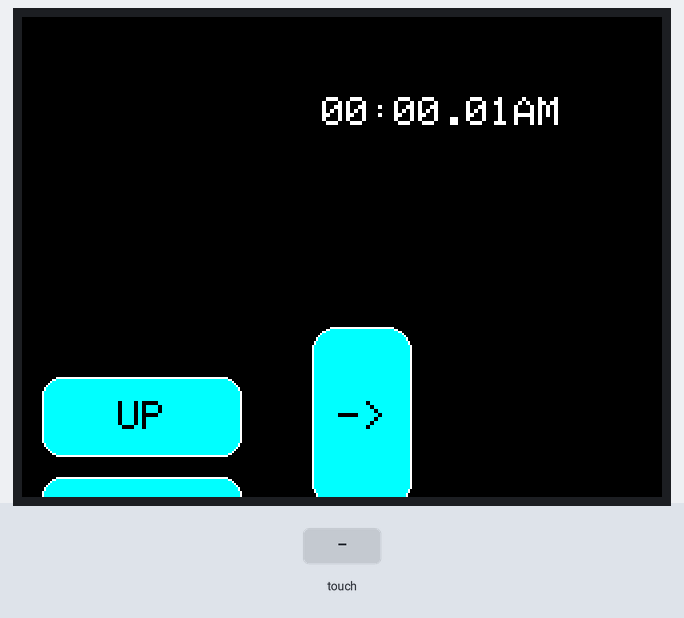
A sketch run on a simulated Arduino Uno, built with avr-gcc and run on an emulated ATmega328P. On the bench: 320×240 colour display. The test bench sets the inputs (shaded band). What the sketch prints to the serial monitor is not drawn.

Above: at 1.4 s.
1.5 s: touch panel pressed at 13 % / 10 % of its raw x / y range
At 2.8 s:
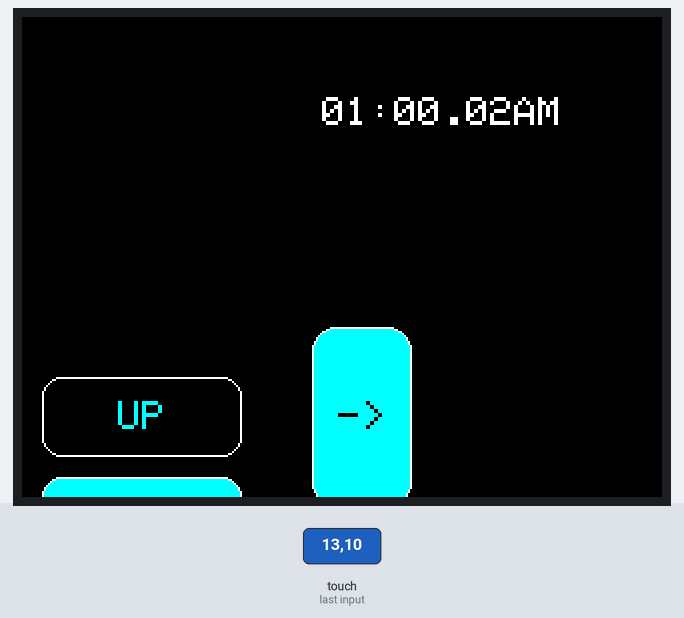
At 4.8 s:
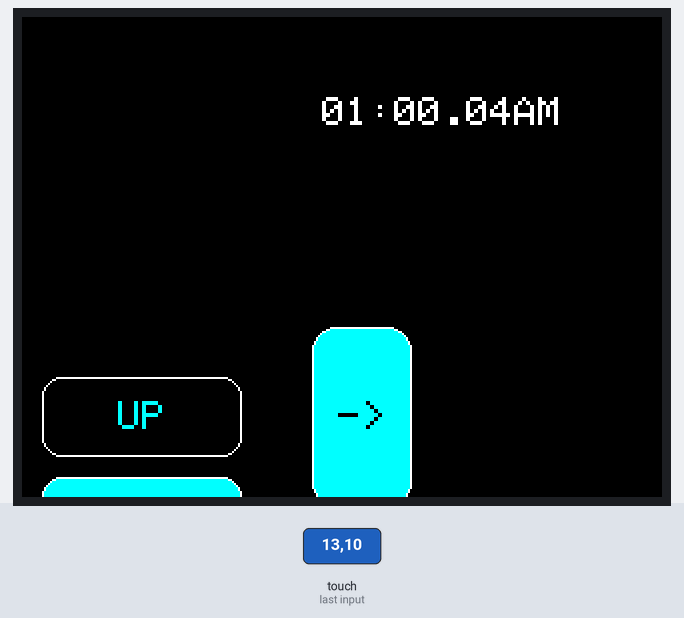
Timing chart, 0 to 6.3 s (numbered marks = the images above; inputs shaded):
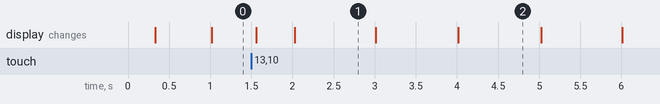

The sketch:

TsLcd_with_stepper.ino
```cpp
#include <Adafruit_GFX.h>
#include <MCUFRIEND_kbv.h>
MCUFRIEND_kbv tft;
#include <TouchScreen.h>
#include <Stepper.h>


// -Stepper Variables-----------------------------------
bool isDispensing = false;
const int stepsPerRevolution = 2038; // Defines the number of steps per rotation

bool moveMotor = false;

int dispense_time = 2500;

// Creates an instance of stepper class
// Pins entered in sequence IN1-IN3-IN2-IN4 for proper step sequence
Stepper myStepper = Stepper(stepsPerRevolution, 10, 12,11, 13);


// -Display Variables-----------------------------------

// Show Screen ----> 0=home, 1=Menu, 2=setDispenseTime, 3=deleteDispenseTime,
// 4=DispenseTime, 5=SetClock, 6=about
int show_screen = 0;

bool islistening = false; // true=listeningFunction, false=setUpFunction

// -Screen Variables-----------------------------------
//touch sensitivity for press
#define MINPRESSURE 10
#define MAXPRESSURE 1000

// set the display settings
const int XP = 8, XM = A2, YP = A3, YM = 9; //ID=0x9341
const int TS_LEFT = 906, TS_RT = 92, TS_TOP = 92, TS_BOT = 952;

TouchScreen ts = TouchScreen(XP, YP, XM, YM, 300);

Adafruit_GFX_Button up_btn, down_btn, switch_btn;

int pixel_x, pixel_y;     //Touch_getXY() updates global vars


int count = 0; // for setting HH:MM:ss 0= hours, 1=mins

#define BLACK   0x0000
#define BLUE    0x001F
#define RED     0xF800
#define GREEN   0x07E0
#define CYAN    0x07FF
#define MAGENTA 0xF81F
#define YELLOW  0xFFE0
#define WHITE   0xFFFF


// -Clock Variables-----------------------------------
unsigned long time = 0;
int hour_offset, min_offset, sec_offset = 0;

String getTime(unsigned long tm)
{
  int secs,  mins, hours;
  String secStr, minStr, hourStr, amPmStr;
  bool am_pm = false; // false = am, true = pm;

  secs = ((tm % 3600000) % 60000) / 1000;
  mins = ((tm % 3600000) / 60000) + min_offset;

  while (mins >= 60)
  {
    hour_offset += 1;
    mins -= 60  ;
  }
  hours = (tm / 3600000) + hour_offset;

  if (hours > 12)
  {
    am_pm = am_pm ? false : true;
    hours -= 12;
  }
  else
  {
    am_pm = false;
  }

  hourStr = hours < 9 ? "0" + String(hours) : String(hours);
  minStr = mins < 9 ? "0" + String(mins) : String(mins);
  secStr = mins < 9 ? "0" + String(secs) : String(secs);
  amPmStr = am_pm ? "PM" : "AM";

  return hourStr + ":" + minStr + "." + secStr + amPmStr;
}

void set_hours_plus(){
  hour_offset += 1;
}
void set_hours_minus(){
  hour_offset -= 1;
}
void set_mins_plus(){
  min_offset += 1;
}
void set_mins_minus(){
  min_offset -= 1;
}

bool Touch_getXY(void)
{
    TSPoint p = ts.getPoint();
    pinMode(YP, OUTPUT);      //restore shared pins
    Serial.print("X:");
    Serial.print(p.x);
    Serial.print(", Y:");
    Serial.println(p.y);

    pinMode(XM, OUTPUT);
    digitalWrite(YP, HIGH);   //because TFT control pins
    digitalWrite(XM, HIGH);
    bool pressed = (p.z > MINPRESSURE && p.z < MAXPRESSURE);
    if (pressed) {
        pixel_x = map(p.x, TS_LEFT, TS_RT, tft.width(), 0); //.kbv makes sense to me
        pixel_y = map(p.y, TS_TOP, TS_BOT, tft.height(), 0);
    }
    return pressed;
}

void dispense_food_now() //move_motor
{
  if (isDispensing){
    // Rotate CW 15 RPM
    myStepper.setSpeed(15);
    myStepper.step(stepsPerRevolution);
    delay(dispense_time);
    isDispensing = false;
  }
}

void display_home()
{
  tft.fillScreen(BLACK);
  tft.setTextColor(WHITE, BLACK);
  tft.setTextSize(2);     // System font is 8 pixels.  ht = 8*2=16
  tft.setCursor(150, 40);
  tft.print("00:00");

  up_btn.initButton(&tft,  60, 200, 100, 40, WHITE, CYAN, BLACK, "UP", 2);
  down_btn.initButton(&tft, 60, 250, 100, 40, WHITE, CYAN, BLACK, "DOWN", 2);
  switch_btn.initButton(&tft, 170, 200, 50, 90, WHITE, CYAN, BLACK, "->", 2);

  up_btn.drawButton(false);
  down_btn.drawButton(false);
  switch_btn.drawButton(false);

  tft.fillRect(40, 300, 160, 80, RED);
  tft.setTextColor(WHITE, BLACK);
}

void display_home_listener()
{
  bool down = Touch_getXY();
  Serial.print("touched?:");
  Serial.println(down);
  up_btn.press(down && up_btn.contains(pixel_x, pixel_y));
  down_btn.press(down && down_btn.contains(pixel_x, pixel_y));
  switch_btn.press(down && switch_btn.contains(pixel_x, pixel_y));

  if (up_btn.justReleased()){
      down_btn.drawButton(false);
  }
  if (down_btn.justReleased()){
      down_btn.drawButton(false);
  }
  if (switch_btn.justReleased()){
      switch_btn.drawButton(false);
  }

  if (up_btn.justPressed()) {
      up_btn.drawButton(true);
      tft.fillRect(40, 300, 160, 80, GREEN);
      if (count == 0){set_hours_plus();}
      if (count == 1){set_mins_plus();}
  }
  if (down_btn.justPressed()) {
      down_btn.drawButton(true);
      tft.fillRect(40, 300, 160, 80, YELLOW);
      if (count == 0){set_hours_minus();}
      if (count == 1){set_mins_minus();}
  }
  if (switch_btn.justPressed()) {
      switch_btn.drawButton(true);
      tft.fillRect(40, 300, 160, 80, MAGENTA);
      count++;
  }

  tft.setCursor(150, 40);
  tft.setTextColor(WHITE, BLACK);
  tft.print(getTime(millis()));
}

void setup(void) {
  Serial.begin(9600);

    uint16_t ID = tft.readID();
    if (ID == 0xD3D3) ID = 0x9486; // write-only shield
    tft.begin(ID);
    tft.setRotation(1);            //0=PORTRAIT, 1=landscape
    tft.fillScreen(BLACK);
}

void loop(void) {

  if (isDispensing)
  {
    dispense_food_now();
  }

  switch (show_screen) {
    case 0:
      if (!islistening)
      {
        display_home();
        islistening = true;
      }
      else
      {
        display_home_listener();
      }
      break;
    case 1:
      break;
    default:
      break;
  }


}
```

Measured:
- after the input at 1.5 s, the display: first changes after 0.06 s (image 1 shows a later state)
- what the display in image 2 shows lasts 1.0 s, from 4.0 s to 5.0 s
